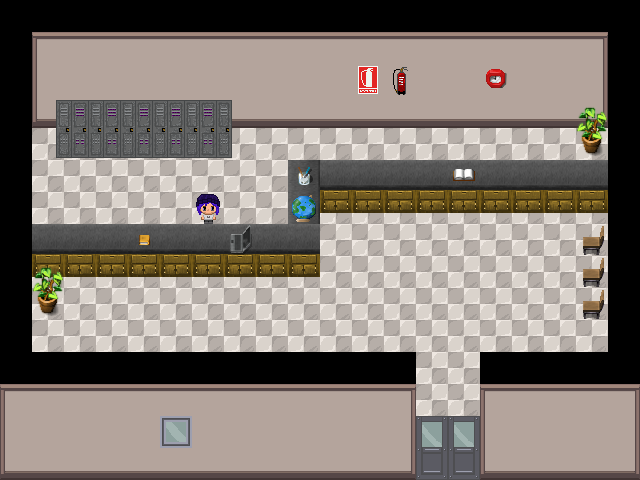

A level layout from a 2D game, rendered from its tile map. Below: a short description, then the map file with tile-grid data replaced by summaries:
An orthogonal 20x15 tile map with 32x32 px tiles, 3 tile layers (Capa de Patrones 1, Capa de patrones 2, Capa de patrones 3), 1 hidden layer not drawn, 6 tilesets and 5 objects (4x Cartel, Player).

<map version="1.0" tiledversion="1.1.5" orientation="orthogonal" renderorder="left-up" width="20" height="15" tilewidth="32" tileheight="32" infinite="0" nextobjectid="6">
 <properties>
  <property name="helicopter" value="..\assets\helicopter.png" />
 </properties>
 <tileset firstgid="1" name="Tileset_Tutorial_NIVEL_Beta1_NURIA" tilewidth="32" tileheight="32" tilecount="1980" columns="60">
  <image source="Tileset_Tutorial_NIVEL_Beta1_NURIA.png" width="1920" height="1056" />
 </tileset>
 <tileset firstgid="1981" name="Tileset_1 (1)" tilewidth="32" tileheight="32" tilecount="272" columns="16">
  <image source="Tileset_1 (1).png" width="512" height="574" />
 </tileset>
 <tileset firstgid="2253" name="Tileset_Tutorial_NIVEL_Beta1_AARON" tilewidth="32" tileheight="32" tilecount="1980" columns="60">
  <image source="Tileset_Tutorial_NIVEL_Beta1_AARON.png" width="1920" height="1056" />
 </tileset>
 <tileset firstgid="4233" name="TilesetDefinitivo" tilewidth="32" tileheight="32" tilecount="1980" columns="60">
  <image source="TilesetBetaTutorial.png" width="1920" height="1056" />
 </tileset>
 <tileset firstgid="6213" name="2ckdj8" tilewidth="32" tileheight="32" tilecount="256" columns="16">
  <image source="2ckdj8.png" width="512" height="512" />
 </tileset>
 <tileset firstgid="6469" name="Personaje9" tilewidth="32" tileheight="32" tilecount="12" columns="3">
  <image source="Personaje9.png" width="96" height="128" />
 </tileset>
 <layer name="Capa de Patrones 1" width="20" height="15">
  <data>[300 cells, 300 non-empty, 13 distinct tile ids]</data>
 </layer>
 <layer name="Capa de patrones 2" width="20" height="15">
  <data>[300 cells, 39 non-empty, 5 distinct tile ids]</data>
 </layer>
 <layer name="Capa de patrones 3" width="20" height="15">
  <data>[300 cells, 30 non-empty, 18 distinct tile ids]</data>
 </layer>
 <layer name="Collidable" width="20" height="15" visible="0">
  <properties>
   <property name="collidable" type="bool" value="true" />
  </properties>
  <data>[300 cells, 216 non-empty, 1 distinct tile ids]</data>
 </layer>
 <objectgroup name="Capa de Objetos 1" visible="0">
  <object id="1" name="Tendero" type="Cartel" x="191" y="190" width="32" height="32">
   <properties>
    <property name="Message " value="¡HOLA CARACOLA!" />
    <property name="tendero" type="bool" value="true" />
   </properties>
  </object>
  <object id="2" name="Tendero" type="Cartel" x="192" y="288" width="32" height="32">
   <properties>
    <property name="Message " value="¡HOLA CARACOLA!" />
    <property name="tendero" type="bool" value="true" />
   </properties>
  </object>
  <object id="3" name="PuertaTienda1" type="Cartel" x="416" y="382" width="32" height="32">
   <properties>
    <property name="goingToPlay" type="bool" value="true" />
   </properties>
  </object>
  <object id="4" name="PuertaTienda1" type="Cartel" x="450" y="382" width="32" height="32">
   <properties>
    <property name="goingToPlay" type="bool" value="true" />
   </properties>
  </object>
  <object id="5" name="Tyler" type="Player" x="432.333" y="335.333" width="30.6667" height="33.3333">
   <properties>
    <property name="numFrames" type="int" value="3" />
    <property name="textureHeight" type="int" value="32" />
    <property name="textureID" value="helicopter" />
    <property name="textureWidth" type="int" value="32" />
   </properties>
  </object>
 </objectgroup>
</map>
